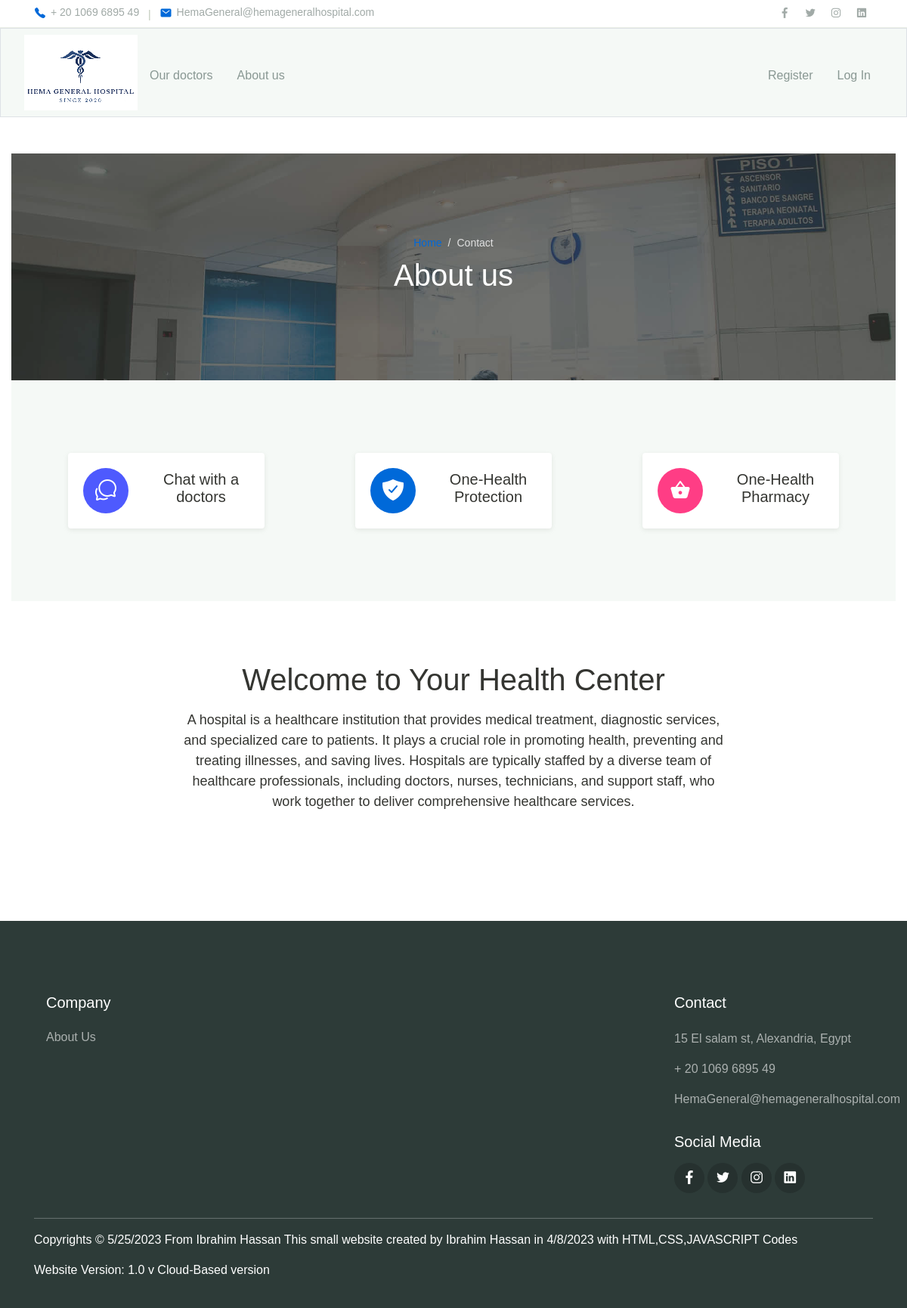
The app's page /contact_us with its own data.
### tables this page shows
CREATE TABLE Web_data
(
Phone_number INTEGER,
Address TEXT,
Email TEXT,
Fb_page TEXT,
Tw_page TEXT,
Inst_page TEXT,
Linked_page TEXT
);

### app.py (the view)
@app.route("/contact_us",methods=["GET"])
def contact_us():
    return render_template("contact_us.html")

### Functions.py (called while the page is built)
def Get_account_id_from_admin_by_Type(TYPE):
    Quota_loaded = sqlite3.connect('Database.db').execute("SELECT Quota_staff_number FROM Quota WHERE Quota_loaded = ?",("Loaded",)).fetchall()[0]
    rows = sqlite3.connect('Database.db').execute(f"SELECT id FROM users WHERE TYPE = ? LIMIT {Quota_loaded[0]}",(TYPE,)).fetchall()
    output = [ row[0] for row in rows]
    return output

def Get_account_id_from_users_by_Type(TYPE):
    timestamp = datetime.now().date().strftime("%Y-%m-%d")
    Quota_date = sqlite3.connect('Database.db').execute("SELECT Quota_date FROM Quota WHERE Quota_loaded = ?", ("Loaded",)).fetchall()[0][0]
    if timestamp > str(Quota_date):
        rows = sqlite3.connect('Database.db').execute(f"SELECT id FROM users WHERE TYPE = ? LIMIT 0",(TYPE,)).fetchall()
        output = [ row[0] for row in rows]
        return output
    Quota_loaded = sqlite3.connect('Database.db').execute("SELECT Quota_users_number FROM Quota WHERE Quota_loaded = ?",("Loaded",)).fetchall()[0]
    rows = sqlite3.connect('Database.db').execute(f"SELECT id FROM users WHERE TYPE = ? LIMIT {Quota_loaded[0]}",(TYPE,)).fetchall()
    output = [ row[0] for row in rows]
    return output

### app.py (called while the page is built)
@app.after_request
def after_request(response):
    response.headers["Cache-Control"] = "no-cache, no-store, must-revalidate"
    response.headers["Expires"] = 0
    response.headers["Pragma"] = "no-cache"
    return response

def update_accounts():
    global Admin_accounts, Receptionist_accounts, Nurse_accounts, Accountant_accounts, Patient_accounts
    Admin_accounts = Get_account_id_from_admin_by_Type("Admin")
    Receptionist_accounts = Get_account_id_from_staff_by_Type("Receptionist")
    Nurse_accounts = Get_account_id_from_staff_by_Type("Nurse")
    Accountant_accounts = Get_account_id_from_staff_by_Type("Accountant")
    Patient_accounts = Get_account_id_from_users_by_Type("Patient")

@app.before_request
def before_each_request():
    update_accounts()

### docs/templates/contact_us.html (shortened to what this page needs)
{% extends "layout_2.html" %}
{% block main %}
<form action="/contact_us" method="POST">
	<div class="page-banner overlay-dark bg-image" style="background-image: url(static/assets/img/bg_image_1.jpg);">
		<div class="banner-section">
		  <div class="container text-center wow fadeInUp">
			<nav aria-label="Breadcrumb">
			  <ol class="breadcrumb breadcrumb-dark bg-transparent justify-content-center py-0 mb-2">
				<li class="breadcrumb-item"><a href="index.html">Home</a></li>
				<li class="breadcrumb-item active" aria-current="page">Contact</li>
			  </ol>
			</nav>
			<h1 class="font-weight-normal">About us</h1>
		  </div>
		</div>
	  </div>
	  <div class="page-section bg-light">
		<div class="container">
		  <div class="row">
			<div class="col-md-4 py-3 wow zoomIn">
			  <div class="card-service">
				<div class="circle-shape bg-secondary text-white">
				  <span class="mai-chatbubbles-outline"></span>
				</div>
				<p><span>Chat</span> with a doctors</p>
			  </div>
			</div>
			<div class="col-md-4 py-3 wow zoomIn">
			  <div class="card-service">
				<div class="circle-shape bg-primary text-white">
				  <span class="mai-shield-checkmark"></span>
				</div>
				<p><span>One</span>-Health Protection</p>
			  </div>
			</div>
			<div class="col-md-4 py-3 wow zoomIn">
			  <div class="card-service">
				<div class="circle-shape bg-accent text-white">
				  <span class="mai-basket"></span>
				</div>
				<p><span>One</span>-Health Pharmacy</p>
			  </div>
			</div>
		  </div>
		</div>
	  </div>
	  <div class="page-section">
		<div class="container">
		  <div class="row justify-content-center">
			<div class="col-lg-8 wow fadeInUp">
			  <h1 class="text-center mb-3">Welcome to Your Health Center</h1>
			  <div class="text-lg">
				<p>A hospital is a healthcare institution that provides medical treatment, diagnostic services, and specialized care to patients. It plays a crucial role in promoting health, preventing and treating illnesses, and saving lives. Hospitals are typically staffed by a diverse team of healthcare professionals, including doctors, nurses, technicians, and support staff, who work together to deliver comprehensive healthcare services.</p>
			  </div>
			</div>
</form>
{% endblock %}

### docs/templates/layout_2.html (shortened to what this page needs)
<!DOCTYPE html>
<html lang="en">
    <head>
        <link href="https://cdn.jsdelivr.net/npm/bootstrap@5.1.3/dist/css/bootstrap.min.css" rel="stylesheet">
        <link href="static/styles.css" rel="stylesheet">
        <link rel="stylesheet" href="static/assets/css/maicons.css">
        <link rel="stylesheet" href="static/assets/css/bootstrap.css">
        <link rel="stylesheet" href="static/assets/vendor/owl-carousel/css/owl.carousel.css">
        <link rel="stylesheet" href="static/assets/vendor/animate/animate.css">
        <link rel="stylesheet" href="static/assets/css/theme.css">
    </head>
    <body>
        <div id="page-container">
            <div id="content-wrap">
        <header>
            <div class="topbar">
              <div class="container">
                <div class="row">
                  <div class="col-sm-8 text-sm">
                    <div class="site-info">
                        <a href="tel:{{Phone_number}}"><span class="mai-call text-primary"></span>{{Phone_number}}</a>
                        <span class="divider">|</span>
                        <a href="mailto: {{Email}}"><span class="mai-mail text-primary"></span>{{Email}}</a>
                      </div>
                    </div>
                    <div class="col-sm-4 text-right text-sm">
                      <div class="social-mini-button">
                        <a href="{{Fb_page}}"><span class="mai-logo-facebook-f"></span></a>
                        <a href="{{Tw_page}}"><span class="mai-logo-twitter"></span></a>
                        <a href="{{Inst_page}}"><span class="mai-logo-instagram"></span></a>
                        <a href="{{Linked_page}}"><span class="mai-logo-linkedin"></span></a>
                    </div>
                  </div>
                </div>
              </div>
            </div>
        <nav class="bg-light border navbar navbar-expand-md navbar-light">
            <div class="container-fluid">
                <a href="/"><img alt="Logo"></a>
                <div class="collapse navbar-collapse" id="navbar">
                    {% if session['user_id'] in session['user_developer'] %}
                    <ul class="navbar-nav me-auto mt-2">
                        <li class="nav-item"><a class="nav-link" href="/Developer_access">Developer Access</a></li>
                        <li class="nav-item"><a class="nav-link" href="/Quota">Change Quota</a></li>
                        <li class="nav-item"><a class="nav-link" href="/Web_Deployment">Web Deployment</a></li>
                    </ul>
                    <ul class="navbar-nav ms-auto mt-2">
                        <li class="nav-item"><a class="nav-link" href="/logout">Log Out</a></li>
                    </ul>
                    {% else %}
                        <ul class="navbar-nav me-auto mt-2">
                            <li class="nav-item"><a class="nav-link" href="/our_doctors">Our doctors</a></li>
                            <li class="nav-item"><a class="nav-link" href="/contact_us">About us</a></li>
                        </ul>
                        <ul class="navbar-nav ms-auto mt-2">
                            <li class="nav-item"><a class="nav-link" href="/register">Register</a></li>
                            <li class="nav-item"><a class="nav-link" href="/login">Log In</a></li>
                        </ul>
                    {% endif %}
                </div>
            </div>
        </nav>
        <main class="container-fluid py-5 text-center">
            {% block main %}{% endblock %}
        </main>
        <footer class="page-footer" id = "footer">
            <div class="container">
              <div class="row px-md-3">
                <div class="col-sm-6 col-lg-3 py-3">
                  <h5>Company</h5>
                  <ul class="footer-menu">
                    <li><a href="/contact_us">About Us</a></li>
                  </ul>
                </div>
                <div class="col-sm-6 col-lg-3 py-3">
                </div>
                <div class="col-sm-6 col-lg-3 py-3">
                </div>
                <div class="col-sm-6 col-lg-3 py-3">
                    <h5>Contact</h5>
                    <p class="footer-link mt-2">{{Address}}</p>
                    <a href="tel:{{Phone_number}}" class="footer-link">{{Phone_number}}</a>
                    <a href="mailto:{{Email}}" class="footer-link">{{Email}}</a>
                    <h5 class="mt-3">Social Media</h5>
                    <div class="footer-sosmed mt-3">
                      <a href="{{Fb_page}}" target="_blank"><span class="mai-logo-facebook-f"></span></a>
                      <a href="{{Tw_page}}" target="_blank"><span class="mai-logo-twitter"></span></a>
                      <a href="{{Inst_page}}" target="_blank"><span class="mai-logo-instagram"></span></a>
                      <a href="{{Linked_page}}" target="_blank"><span class="mai-logo-linkedin"></span></a>
                  </div>
                </div>
              </div>
              <hr>
              <p id="copyright">Copyrights &#169; 5/25/2023 From Ibrahim Hassan This small website created by Ibrahim Hassan in 4/8/2023 with HTML,CSS,JAVASCRIPT Codes</p>
              <p>Website Version: 1.0 v Cloud-Based version</p>
            </div>
          </footer>
    </body>
</html>

### static/styles.css (style rules this page uses)
#page-container { position: relative; min-height: 100vh; }
#content-wrap { padding-bottom: 30rem; }
#footer { position: absolute; bottom: 0; width: 100%; height: 32rem; }

### static/assets/css/theme.css (style rules this page uses)
:root { --primary: #0069d9; --accent: #FF3D85; --secondary: #4E5AFE; --warning: #EED818; --info: #05B4E1; --danger: #FF4943; --success: #96C93D; --dark: #343531; --light: #F5F9F6; --cs: #596261; --grey: #6E807A; }
body { font-family: "Source Sans Pro", sans-serif; line-height: 1.5; color: #343531; }
a { color: #07be94; text-decoration: none; background-color: transparent; }
.text-sm { font-size: 14px !important; }
.text-lg { font-size: 18px !important; }
.bg-primary { background-color: #0069d9 !important; }
.bg-accent { background-color: #FF3D85 !important; }
.bg-secondary { background-color: #4E5AFE !important; }
.bg-light { background-color: #F5F9F6 !important; }
.text-primary { color: #0069d9 !important; }
.topbar { border-bottom: 1px solid #E8EEE4; }
.topbar .row { align-items: center; min-height: 36px; }
.topbar .site-info a { display: inline-flex; align-items: center; color: #A1AAA7; }
.topbar .site-info a span { font-size: 16px; margin-right: 6px; }
.topbar .site-info .divider { margin-left: 8px; margin-right: 8px; color: #BEC8B8; }
.topbar .social-mini-button a { display: inline-block; padding: 4px 8px; color: #A1AAA7; }
.breadcrumb { background-color: #f8f9fa; }
.breadcrumb-dark .breadcrumb-item a { color: #0069d9; }
.breadcrumb-dark .breadcrumb-item + .breadcrumb-item::before { display: inline-block; padding-right: 0.5rem; color: rgba(255, 255, 255, 0.8); content: "/"; }
.breadcrumb-dark .breadcrumb-item.active { color: rgba(255, 255, 255, 0.8); }
.navbar { min-height: 70px; }
.navbar-nav { margin-top: 10px; border-top: 1px solid #E8EEE4; flex-shrink: 0; }
.navbar-nav .nav-link { transition: all .2s ease; }
.navbar-light .navbar-nav .nav-link { color: rgba(110, 128, 122, 0.8); }
@media (min-width: 768px) { .navbar-expand-md .navbar-nav { margin-top: 0; border-top: none; } }
@media (min-width: 768px) { .navbar-expand-md .navbar-nav .nav-link { padding-right: 16px; padding-left: 16px; } }
@media (min-width: 768px) { .navbar-expand-md .navbar-nav { align-items: center; } }
.bg-image { position: relative; background-position: center center; background-size: cover; background-repeat: no-repeat; }
.bg-image > * { position: relative; z-index: 10; }
.page-section { position: relative; padding-top: 80px; padding-bottom: 80px; overflow: hidden; }
.page-banner { position: relative; height: 300px; z-index: 10; }
.page-hero.overlay-dark::before, .page-banner.overlay-dark::before { content: ""; position: absolute; top: 0; left: 0; width: 100%; height: 100%; background: rgba(52, 53, 49, 0.7); z-index: 1; }
.page-banner .breadcrumb-item, .page-banner .breadcrumb-item a { font-size: 14px; }
.hero-section, .banner-section { position: relative; display: -ms-flexbox; display: flex; -ms-flex-align: center; align-items: center; -ms-flex-pack: center; justify-content: center; height: 100%; color: #ffffff; z-index: 10; }
.card-service { display: inline-flex; flex-direction: row; align-items: center; padding: 20px; margin: 0 auto; width: 100%; height: 100px; font-size: 20px; line-height: normal; background-color: #fff; border-radius: 4px; box-shadow: 0 2px 6px rgba(154, 159, 151, 0.2); }
.card-service p { margin-top: 10px; margin-left: 32px; }
.circle-shape { flex-shrink: 0; padding: 0; width: 60px; height: 60px; line-height: 64px; border-radius: 50%; text-align: center; font-size: 32px; }
@media (min-width: 768px) { .card-service { width: 260px; } }
.page-footer { position: relative; display: block; padding-top: 80px; padding-bottom: 16px; background-color: #2D3B38; color: #fff; }
.page-footer h5 { font-weight: 500; margin-bottom: 16px; }
.page-footer hr { border-color: #4F5E5B; }
.footer-menu { position: relative; list-style: none; padding-left: 0; }
.footer-menu a, .footer-link { display: inline-block; padding-top: 6px; padding-bottom: 6px; color: rgba(255, 255, 255, 0.6); transition: all .2s ease; }
.footer-link { padding: 0; margin-bottom: 16px; }
.footer-sosmed a { display: inline-block; width: 40px; height: 40px; line-height: 42px; border-radius: 50%; text-align: center; font-size: 18px; background-color: #26312F; color: #ffff; transition: all .2s ease; }

### records on screen
Web_data: Phone_number "+ 20 1069 6895 49", Email "HemaGeneral@hemageneralhospital.com", Address "15 El salam st, Alexandria, Egypt"
